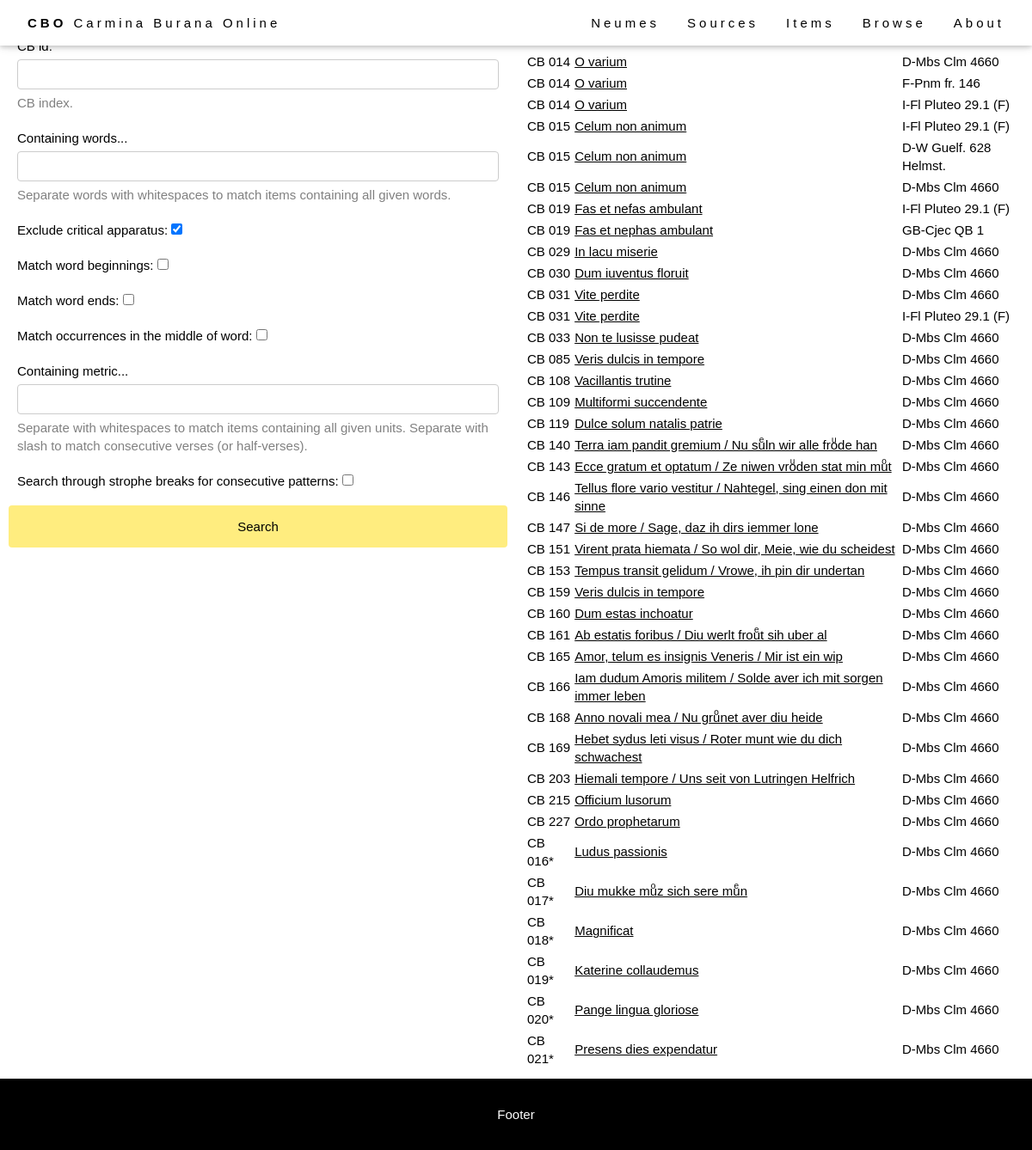
Before: /browse/browse-item/ with the older database file.
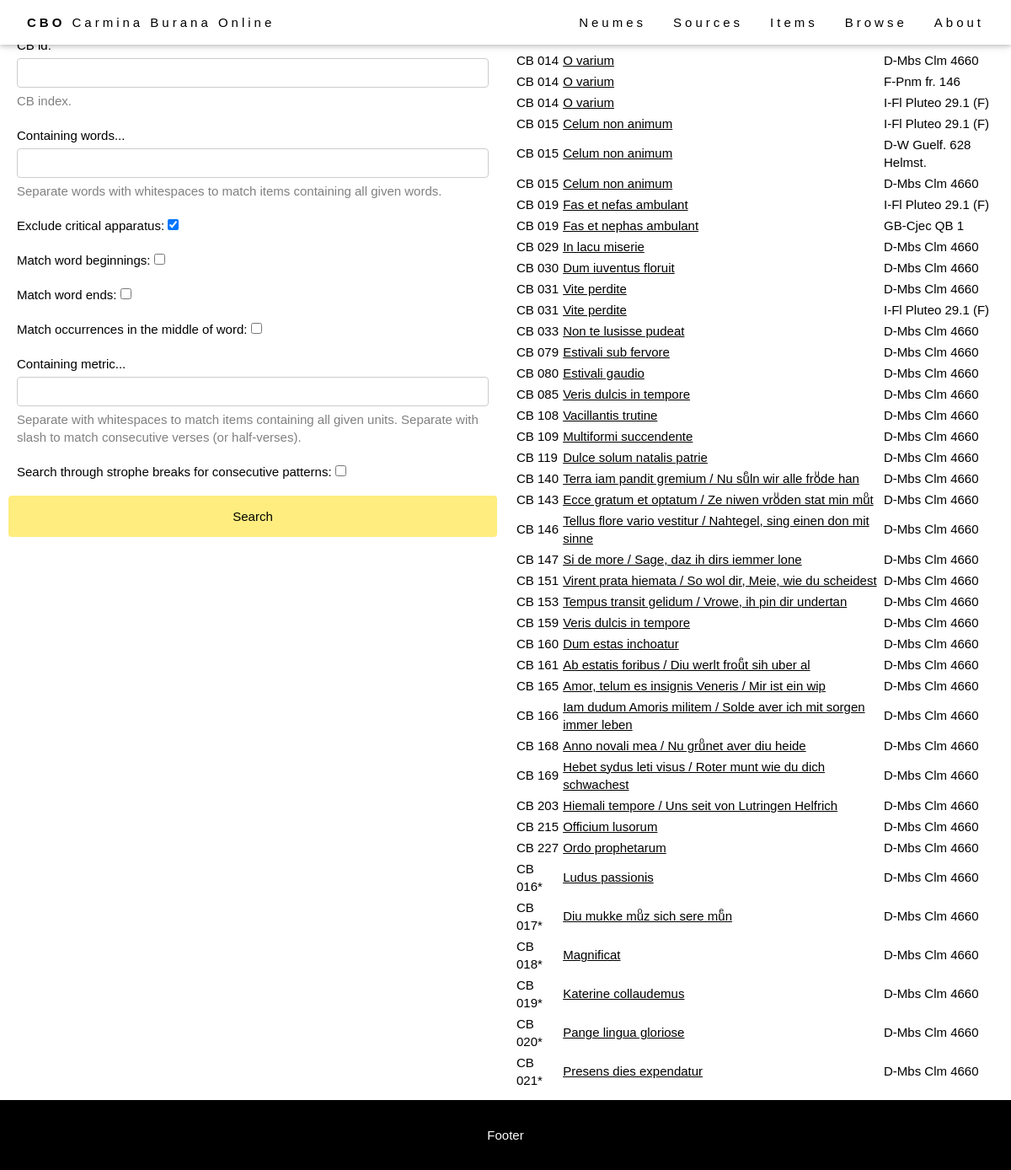
After: the same page with the newer database file.
### browse/models.py (models this page shows, shortened)
class Item(models.Model):
    abstract_item = models.ForeignKey(AbstractItem, on_delete=models.PROTECT, null=True)
    source = models.ForeignKey(Source, on_delete=models.RESTRICT, null=True)
    foliation_start = models.CharField(max_length=64, help_text="First folio occupied by the item in the source.")
    foliation_end = models.CharField(max_length=64, help_text="Last folio occupied by the item in the source.")
    title = models.CharField(max_length=256, help_text="Title of the item (incipit).")
    language = models.ManyToManyField(Language)
    file = models.CharField(max_length=64, help_text="Filename (without extensions).", null=True)
    IIIF_canvas = models.CharField(max_length=256, help_text="IIIF canvas index of the item.", blank=True)
    alternative_img_link = models.CharField(max_length=1024, help_text="Alternative link for source images (if IIIF is not available).", blank=True)
    class Meta:
        ordering = [Length('abstract_item__cb_id'), 'abstract_item__cb_id']
    def get_absolute_url(self):
        return reverse('item-detail', args=[str(self.pk)])

class AbstractItem(models.Model):
    cb_id = models.CharField(max_length=10, help_text="Number of the item.")
    theme = models.ManyToManyField(Theme)
    genre = models.ForeignKey(Genre, on_delete=models.SET_NULL, null=True)
    text_type = models.ManyToManyField(TextType, through="TextTypeSpecification")
    class Meta:
        ordering = [Length('cb_id'), 'cb_id']

class Source(models.Model):
    bib_id = models.CharField(max_length=128, unique=True, help_text="The source identifier.")
    nick_name = models.CharField(max_length=128, help_text="The source name.", blank=True)
    country = models.CharField(max_length=256, help_text="The source location (country).")
    location = models.CharField(max_length=256, help_text="The source location (institution).")
    century = models.CharField(max_length=256, help_text="The source century.", blank=True)
    notation = models.CharField(max_length=256, help_text="The source notation type (for musical notation only).", blank=True)
    url = models.CharField(max_length=512, help_text="External url to access the source images.", blank=True)
    concordances = models.TextField(help_text="Concordances with the Codex Buranus.", blank=True)
    notes = models.TextField(help_text="Additional notes on the source.", blank=True)
    IIIF_manifest = models.CharField(max_length=1024, help_text="URL of the IIIF manifest.", blank=True)
    class Meta:
        ordering = ['country', 'location', 'bib_id']

### browse/views.py (the view)
# urls.py: path('browse-item/', views.browse_item, name='browse_item'),
def browse_item(request):
    if request.method == "POST":
        form = BrowseItemForm(request.POST)
        if form.is_valid():
            items = Item.objects.all()
            if len(form.cleaned_data['cb_id']):
                cb_id = form.cleaned_data['cb_id']
                items = Item.objects.filter(abstract_item__cb_id=cb_id)
            if len(form.cleaned_data['words']):
                words = form.cleaned_data['words'].split(" ")
                exclude_apparatus = form.cleaned_data['exclude_apparatus']
                match_word_beginning = form.cleaned_data['match_word_beginning']
                match_word_end = form.cleaned_data['match_word_end']
                match_word_middle = form.cleaned_data['match_word_middle']
                items = [item for item in items if item.contains_words(words,
                                                                       exclude_apparatus=exclude_apparatus,
                                                                       match_word_beginning=match_word_beginning,
                                                                       match_word_end=match_word_end,
                                                                       match_word_middle=match_word_middle)
                         ]
            if len(form.cleaned_data['metrics']):
                metrics = form.cleaned_data['metrics'].split(" ")
                through_strophe_break = form.cleaned_data['through_strophe_break']
                items = [item for item in items if item.contains_metrics(metrics,
                                                                         through_strophe_break=through_strophe_break)
                         ]
            return render(request, "browse_item.html", {"form": form, "items": items})
    else:
        form = BrowseItemForm()
    return render(request, "browse_item.html", {"form": form, "items": Item.objects.all()})

### browse/forms.py
class BrowseItemForm(forms.Form):
    template_name = "form_snippet.html"
    cb_id = forms.CharField(max_length=16, label="CB id", help_text="CB index.", required=False)
    words = forms.CharField(max_length=2048, label="Containing words...", help_text="Separate words with whitespaces to match items containing all given words.", required=False)
    exclude_apparatus = forms.BooleanField(initial=True, required=False, label="Exclude critical apparatus")
    match_word_beginning = forms.BooleanField(initial=False, required=False, label="Match word beginnings")
    match_word_end = forms.BooleanField(initial=False, required=False, label="Match word ends")
    match_word_middle = forms.BooleanField(initial=False, required=False, label="Match occurrences in the middle of word")
    metrics = forms.CharField(max_length=2048, label="Containing metric...", help_text="Separate with whitespaces to match items containing all given units.\nSeparate with slash to match consecutive verses (or half-verses).", required=False)
    through_strophe_break = forms.BooleanField(initial=False, required=False, label="Search through strophe breaks for consecutive patterns")

### templates/browse_item.html (shortened to what this page needs)
{% extends "base_generic.html" %}
{% block content %}
<div class="flex-column" style="flex: 50%">
  <div class="formContainer">
    <form action="/browse/browse-item/" method="post">
      {{ form }}
      <input class="cbo-button" type="submit" value="Search">
    </form>
  </div>
</div>
<div class="flex-column" style="flex: 50%">
  <div class="browseResult">
    {% if items %}
    <table style="width: 100%;">
      <tr>
        <th>CB #</th>
        <th>Title</th>
        <th>Source</th>
      </tr>
      {% for item in items %}
      <tr>
        <td>CB {{ item.abstract_item.cb_id }}</td>
        <td><a href="{{ item.get_absolute_url }}">{{ item.title }}</a></td>
        <td>{{ item.source.bib_id }}</td>
      </tr>
      {% endfor %}
    </table>
    {% else %}
    <p>There are no matching items.</p>
    {% endif %}
  </div>
</div>
{% endblock %}

### templates/base_generic.html (shortened to what this page needs)
<!DOCTYPE html>
<html lang="en">
<head>
  {% block head %}
  {% load static %}
  <link rel="stylesheet" href="{% static 'css/style.css' %}"/>
  <link rel="stylesheet" href="{% static 'css/layout-generic.css' %}"/>
  {% endblock %}
</head>
<body>
<div class="page-container">
  {% block navbar %}
  <div class="cbo-top" style="z-index: 1200;">
    <div class="cbo-bar cbo-white cbo-wide cbo-padding cbo-card">
      <a href="{% url 'index' %}" class="cbo-bar-item cbo-button"><b>CBO</b> Carmina Burana Online</a>
      <div class="cbo-right cbo-hide-small">
        <a href="{% url 'neumes' %}" class="cbo-bar-item cbo-button">Neumes</a>
        <a href="{% url 'sources' %}" class="cbo-bar-item cbo-button">Sources</a>
        <a href="{% url 'items' %}" class="cbo-bar-item cbo-button">Items</a>
        <a href="{% url 'browse_item' %}" class="cbo-bar-item cbo-button">Browse</a>
        <a href="{% url 'about_index' %}" class="cbo-bar-item cbo-button">About</a>
      </div>
    </div>
  </div>
  {% endblock %}
  {% block header %}
  <header class="cbo-display-container cbo-content cbo-wide" style="max-width:1500px;" id="home">
    {% load static %}
  </header>
  {% endblock %}
  <main style="display: flex; flex: 1;">
    {% block content %}
    {% endblock %}
  </main>
  {% block footer %}
  <footer class="cbo-center cbo-black cbo-padding-16">
    <p>Footer</p>
  </footer>
  {% endblock %}
</div>
</body>
</html>

### browse/templates/form_snippet.html (shortened to what this page needs)
{% for field in form %}
  <div class="formField">
    {{ field.label_tag }}
    {{ field }}
    <span class="help-block">{{ field.help_text }}</span>
  </div>
{% endfor %}

### staticfiles/css/style.css (style rules this page uses)
html { -ms-text-size-adjust:100%;-webkit-text-size-adjust:100% }
body { margin:0 }
article,aside,details,figcaption,figure,footer,header,main,menu,nav,section { display:block }
a { background-color:transparent }
b,strong { font-weight:bolder }
button,input,select,textarea,optgroup { font:inherit;margin:0 }
button,input { overflow:visible }
button,[type=button],[type=reset],[type=submit] { -webkit-appearance:button }
[type=checkbox],[type=radio] { padding:0 }
html,body { font-family:Verdana,sans-serif;font-size:15px;line-height:1.4 }
html { overflow-x:hidden }
.cbo-wide { letter-spacing:4px }
a { color:inherit }
.cbo-btn,.cbo-button { border:none;display:inline-block;padding:8px 16px;vertical-align:middle;overflow:hidden;text-decoration:none;color:inherit;background-color:inherit;text-align:center;cursor:pointer;white-space:nowrap }
.cbo-btn,.cbo-button { -webkit-touch-callout:none;-webkit-user-select:none;-khtml-user-select:none;-moz-user-select:none;-ms-user-select:none;user-select:none }
.cbo-tooltip,.cbo-display-container { position:relative }
.cbo-bar { width:100%;overflow:hidden }
.cbo-bar .cbo-bar-item { padding:8px 16px;float:left;width:auto;border:none;display:block;outline:0 }
.cbo-bar .cbo-button { white-space:normal }
.cbo-container:after,.cbo-container:before,.cbo-panel:after,.cbo-panel:before,.cbo-row:after,.cbo-row:before,.cbo-row-padding:after,.cbo-row-padding:before, .cbo-cell-row:before,.cbo-cell-row:after,.cbo-clear:after,.cbo-clear:before,.cbo-bar:before,.cbo-bar:after { content:"";display:table;clear:both }
.cbo-content,.cbo-auto { margin-left:auto;margin-right:auto }
.cbo-content { max-width:980px }
.cbo-top,.cbo-bottom { position:fixed;width:100%;z-index:1 }
.cbo-top { top:0 }
.cbo-card,.cbo-card-2 { box-shadow:0 2px 5px 0 rgba(0,0,0,0.16),0 2px 10px 0 rgba(0,0,0,0.12) }
.cbo-center { text-align:center!important }
.cbo-padding { padding:8px 16px!important }
.cbo-padding-16 { padding-top:16px!important;padding-bottom:16px!important }
.cbo-right { float:right!important }
.cbo-white,.cbo-hover-white:hover { color:#000!important;background-color:#fff!important }
.cbo-black,.cbo-hover-black:hover { color:#fff!important;background-color:#000!important }

### staticfiles/css/layout-generic.css (style rules this page uses)
.page-container { display: flex; flex-direction: column; min-height: 100vh; }
.flex-column { display: flex; flex-direction: column; }
.cbo-button { transition: 0.3s; }
.cbo-bar { box-sizing: border-box; }

### browse/templates/form_snippet.html (style rules this page uses)
.help-block { color: gray; }
input[type=text], select { width: 100%; padding: 6px 10px; margin: 5px 0; display: inline-block; border: 1px solid #ccc; border-radius: 4px; box-sizing: border-box; }
input[type=submit] { width: 100%; transition: 0.3s; background-color: #ffed7f; padding: 14px 20px; margin: 8px 0; border: none; border-radius: 4px; cursor: pointer; }
.formField { border-radius: 5px; padding: 10px; }

### templates/browse_item.html (style rules this page uses)
.browseResult,.formContainer { margin: 10px; }
th { text-align: left; }

Changed rows visible on the page:
added Item: abstract_item.cb_id "079", title "Estivali sub fervore", source.bib_id "D-Mbs Clm 4660"
added Item: abstract_item.cb_id "080", title "Estivali gaudio", source.bib_id "D-Mbs Clm 4660"
